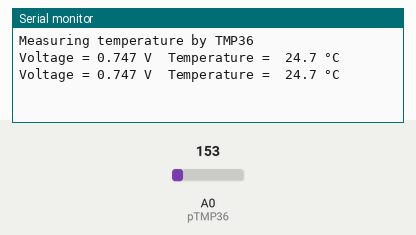
The sketch below on a simulated Arduino Uno, built with avr-gcc and run on an emulated ATmega328P. Parts: the last lines printed to the serial monitor. The test bench sets the inputs (shaded band); at power-on: A0 (pTMP36) = 153.

Above: at 3.7 s.
3.8 s: A0 (pTMP36) set to 165
At 5.1 s:
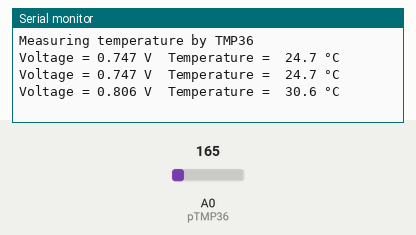
5.3 s: A0 (pTMP36) set to 175
At 6.3 s:
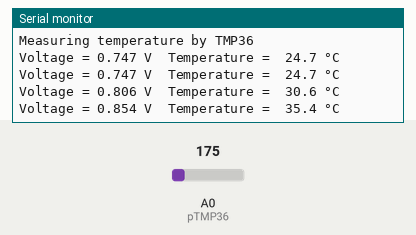
Timing chart, 0 to 8.3 s (numbered marks = the images above; inputs shaded):
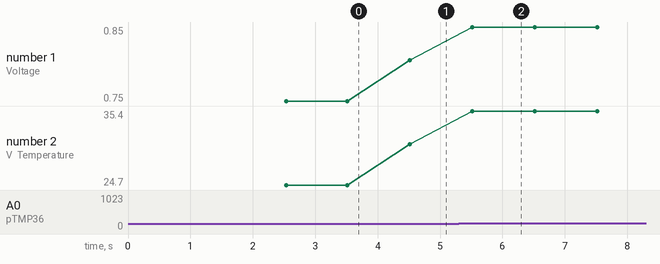

The sketch:

TMP36.ino
```cpp
/*
   TMP36.ino

   Measuring temperature by TMP36 sensor @ Arduino Uno

   created 2018-12-20 by Claus Kuehnel (info@ckuehnel.ch
*/
int raw;
float temp, volt;

const int pTMP36 = A0;
const float Vs = 5.0;     // VCC,  5 V for Arduino Uno

void setup()
{
  Serial.begin(9600);
  delay(2500);  // wait for serial monitor
  Serial.println("Measuring temperature by TMP36");
}

void loop()
{
  raw = analogRead(pTMP36);
  volt = raw * Vs/1024;
  Serial.print("Voltage = "); Serial.print(volt, 3); Serial.print(" V\t");
  temp = (volt - 0.5) * 100;
  Serial.print("Temperature =  ");
  Serial.print(temp, 1);
  Serial.println(" °C");
  delay(1000);
}
```

Measured:
- after the input at 3.8 s, the serial monitor: prints a new line after 0.71 s (image 1)
- after the input at 5.3 s, the serial monitor: prints a new line after 0.21 s (image 2)
- plotted number 1: 0.75 → 0.81 after the input at 3.8 s, 0.81 → 0.85 after the input at 5.3 s
- plotted number 2: 24.7 → 30.6 after the input at 3.8 s, 30.6 → 35.4 after the input at 5.3 s
